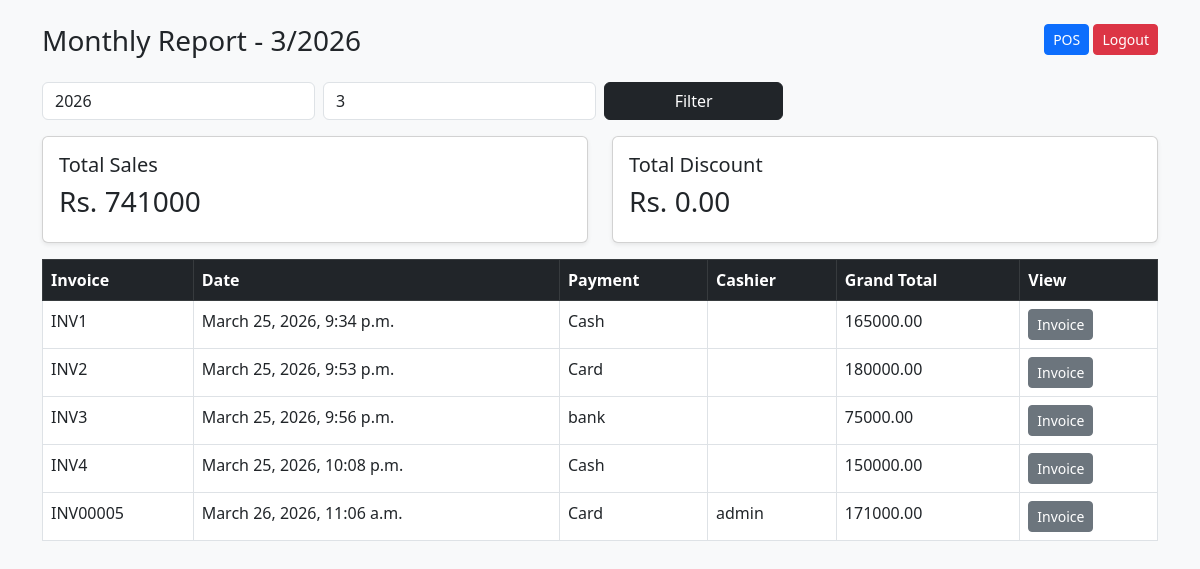
The app's page /reports/monthly/ (signed in) with its own data.
### pos/models.py (models this page shows, shortened)
class Sale(models.Model):
    PAYMENT_METHODS = [
        ('cash', 'Cash'),
        ('card', 'Card'),
        ('credit', 'Credit'),
    ]
    invoice_no = models.CharField(max_length=50, unique=True)
    total = models.DecimalField(max_digits=12, decimal_places=2)
    discount = models.DecimalField(max_digits=12, decimal_places=2, default=0)
    grand_total = models.DecimalField(max_digits=12, decimal_places=2)
    payment_method = models.CharField(max_length=20, choices=PAYMENT_METHODS)
    received_amount = models.DecimalField(max_digits=12, decimal_places=2, null=True, blank=True)
    balance = models.DecimalField(max_digits=12, decimal_places=2, null=True, blank=True)
    card_last4 = models.CharField(max_length=4, blank=True, null=True)
    cheque_number = models.CharField(max_length=50, blank=True, null=True)
    created_by = models.ForeignKey(User, on_delete=models.SET_NULL, null=True, blank=True)
    created_at = models.DateTimeField(auto_now_add=True)

### pos/views.py (the view)
# urls.py: path('reports/monthly/', views.monthly_report, name='monthly_report'),
@login_required
@user_passes_test(is_owner)
def monthly_report(request):
    today = timezone.localdate()
    year = int(request.GET.get('year', today.year))
    month = int(request.GET.get('month', today.month))
    sales = Sale.objects.filter(
        created_at__year=year,
        created_at__month=month
    )
    summary = sales.aggregate(
        total_sales=Sum('grand_total'),
        total_discount=Sum('discount')
    )
    return render(request, 'pos/monthly_report.html', {
        'sales': sales,
        'year': year,
        'month': month,
        'summary': summary
    })

### pos/views.py (called while the page is built)
def is_owner(user):
    return user.is_superuser or user.groups.filter(name='Owner').exists()

### pos/templates/pos/monthly_report.html (shortened to what this page needs)
<!DOCTYPE html>
<html>
<head>
    <link href="https://cdn.jsdelivr.net/npm/bootstrap@5.3.0/dist/css/bootstrap.min.css" rel="stylesheet">
</head>
<body class="p-4 bg-light">
<div class="container">
    <div class="d-flex justify-content-between mb-3">
        <h3>Monthly Report - {{ month }}/{{ year }}</h3>
        <div>
            <a href="{% url 'pos' %}" class="btn btn-primary btn-sm">POS</a>
            <a href="{% url 'logout' %}" class="btn btn-danger btn-sm">Logout</a>
        </div>
    </div>
    <form method="get" class="row g-2 mb-3">
        <div class="col-md-3">
            <input type="number" name="year" value="{{ year }}" class="form-control" placeholder="Year">
        </div>
        <div class="col-md-3">
            <input type="number" name="month" value="{{ month }}" class="form-control" placeholder="Month">
        </div>
        <div class="col-md-2">
            <button class="btn btn-dark w-100">Filter</button>
        </div>
    </form>
    <div class="row mb-3">
        <div class="col-md-6">
            <div class="card p-3 shadow-sm">
                <h5>Total Sales</h5>
                <h3>Rs. {{ summary.total_sales|default:"0.00" }}</h3>
            </div>
        </div>
        <div class="col-md-6">
            <div class="card p-3 shadow-sm">
                <h5>Total Discount</h5>
                <h3>Rs. {{ summary.total_discount|default:"0.00" }}</h3>
            </div>
        </div>
    </div>
    <table class="table table-bordered bg-white">
        <thead class="table-dark">
            <tr>
                <th>Invoice</th>
                <th>Date</th>
                <th>Payment</th>
                <th>Cashier</th>
                <th>Grand Total</th>
                <th>View</th>
            </tr>
        </thead>
        <tbody>
            {% for sale in sales %}
            <tr>
                <td>{{ sale.invoice_no }}</td>
                <td>{{ sale.created_at }}</td>
                <td>{{ sale.get_payment_method_display }}</td>
                <td>{{ sale.created_by.username }}</td>
                <td>{{ sale.grand_total }}</td>
                <td><a href="{% url 'invoice_page' sale.id %}" class="btn btn-sm btn-secondary">Invoice</a></td>
            </tr>
            {% empty %}
            <tr><td colspan="6" class="text-center">No sales found</td></tr>
            {% endfor %}
        </tbody>
    </table>
</div>
</body>
</html>

### records on screen
Sale: invoice_no "INV1", created_at "March 25, 2026, 9:34 p.m.", payment_method "Cash", grand_total "165000.00"
Sale: invoice_no "INV2", created_at "March 25, 2026, 9:53 p.m.", payment_method "Card", grand_total "180000.00"
Sale: invoice_no "INV3", created_at "March 25, 2026, 9:56 p.m.", payment_method "bank", grand_total "75000.00"
Sale: invoice_no "INV4", created_at "March 25, 2026, 10:08 p.m.", payment_method "Cash", grand_total "150000.00"
Sale: invoice_no "INV00005", created_at "March 26, 2026, 11:06 a.m.", payment_method "Card", created_by.username "admin", grand_total "171000.00"

### other values on screen
{{ month }} "3"
{{ year }} "2026"
{{ summary.total_sales|default:"0.00" }} "741000"
{{ summary.total_discount|default:"0.00" }} "0.00"
